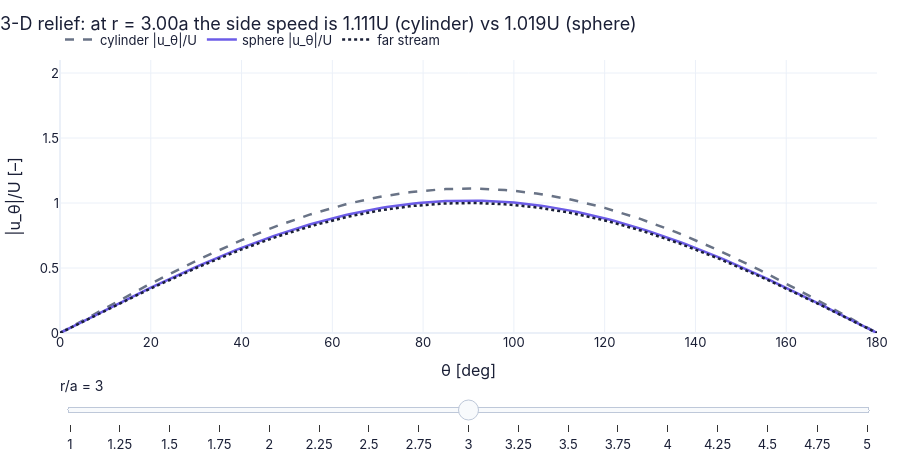

The cell this chart's notebook holds for it:
### Markdown cell above
**What you see.** Left, fore–aft symmetric streamlines round the sphere; right, the sphere's C_p dips only to −1.25 against the cylinder's −3; the inset shows two straight lines with slopes −2 (cylinder) and −3 (sphere).

**How to read it.** The sphere's disturbance is weaker and dies faster: surface speed 1.5U vs 2U, perturbation (a/r)³ vs (a/r)².

**What would change if…** …reading speed from the spacing of equal-Δψ Stokes streamlines: the flux between two of them is 2πΔψ spread over a ring of circumference 2πR, so near the axis they crowd without the flow being fast — read speed from spacing × R, not spacing alone.

### Code cell
thd = np.linspace(0, 180, 181)                           # angle from the downstream axis [deg]
tr = np.radians(thd)                                     # the same in radians
def rel_traces(ra):                                      # |u_θ|/U round a circle / sphere of radius r = ra·a (a = 1)
    return {"cylinder |u_θ|/U": (thd, (1 + 1/ra**2)*np.abs(np.sin(tr))),        # from (6.34)
            "sphere |u_θ|/U": (thd, (1 + 0.5/ra**3)*np.abs(np.sin(tr))),        # from (6.90)
            "far stream": (thd, np.abs(np.sin(tr)))}                            # the undisturbed stream's θ-part
ras = np.linspace(1, 5, 17)                              # r/a values
fig = slider_figure(rel_traces, "r/a", ras, xlabel="θ [deg]", ylabel="|u_θ|/U [–]",
                    title="3-D relief: the sphere's disturbance dies as (a/r)³", yrange=[0, 2.1])
recolor(fig, {"cylinder |u_θ|/U": COLORS["muted"], "sphere |u_θ|/U": COLORS["accent"], "far stream": COLORS["ink"]},
        dashes={"cylinder |u_θ|/U": "dash", "far stream": "dot"})
step_titles(fig, [f"3-D relief: at r = {v:.2f}a the side speed is {1 + 1/v**2:.3f}U (cylinder) vs {1 + 0.5/v**3:.3f}U (sphere)" for v in ras])
fig.show()                                               # draw it (works on the web page too)

### Figure 1 — Plotly figure (JSON) as saved in the notebook; plotly's stock layout.template omitted (floating-point values rounded to 4 significant figures; data arrays with more than 128 entries replaced by an {"elided": "..."} marker saying what was removed)
{"data": [{"hovertemplate": "cylinder |u_θ|/U: %{y:.4g}<extra>r/a = 1 </extra>", "line": {"color": "#697386", "dash": "dash", "width": 2.5}, "marker": {"color": "#697386"}, "mode": "lines", "name": "cylinder |u_θ|/U", "type": "scatter", "visible": false, "x": {"elided": "181 float values"}, "y": {"elided": "181 float values"}}, {"hovertemplate": "sphere |u_θ|/U: %{y:.4g}<extra>r/a = 1 </extra>", "line": {"color": "#6c5ce7", "width": 2.5}, "marker": {"color": "#6c5ce7"}, "mode": "lines", "name": "sphere |u_θ|/U", "type": "scatter", "visible": false, "x": {"elided": "181 float values"}, "y": {"elided": "181 float values"}}, {"hovertemplate": "far stream: %{y:.4g}<extra>r/a = 1 </extra>", "line": {"color": "#1a1f36", "dash": "dot", "width": 2.5}, "marker": {"color": "#1a1f36"}, "mode": "lines", "name": "far stream", "type": "scatter", "visible": false, "x": {"elided": "181 float values"}, "y": {"elided": "181 float values"}}, {"hovertemplate": "cylinder |u_θ|/U: %{y:.4g}<extra>r/a = 1.25 </extra>", "line": {"color": "#697386", "dash": "dash", "width": 2.5}, "marker": {"color": "#697386"}, "mode": "lines", "name": "cylinder |u_θ|/U", "type": "scatter", "visible": false, "x": {"elided": "181 float values"}, "y": {"elided": "181 float values"}}, {"hovertemplate": "sphere |u_θ|/U: %{y:.4g}<extra>r/a = 1.25 </extra>", "line": {"color": "#6c5ce7", "width": 2.5}, "marker": {"color": "#6c5ce7"}, "mode": "lines", "name": "sphere |u_θ|/U", "type": "scatter", "visible": false, "x": {"elided": "181 float values"}, "y": {"elided": "181 float values"}}, {"hovertemplate": "far stream: %{y:.4g}<extra>r/a = 1.25 </extra>", "line": {"color": "#1a1f36", "dash": "dot", "width": 2.5}, "marker": {"color": "#1a1f36"}, "mode": "lines", "name": "far stream", "type": "scatter", "visible": false, "x": {"elided": "181 float values"}, "y": {"elided": "181 float values"}}, {"hovertemplate": "cylinder |u_θ|/U: %{y:.4g}<extra>r/a = 1.5 </extra>", "line": {"color": "#697386", "dash": "dash", "width": 2.5}, "marker": {"color": "#697386"}, "mode": "lines", "name": "cylinder |u_θ|/U", "type": "scatter", "visible": false, "x": {"elided": "181 float values"}, "y": {"elided": "181 float values"}}, {"hovertemplate": "sphere |u_θ|/U: %{y:.4g}<extra>r/a = 1.5 </extra>", "line": {"color": "#6c5ce7", "width": 2.5}, "marker": {"color": "#6c5ce7"}, "mode": "lines", "name": "sphere |u_θ|/U", "type": "scatter", "visible": false, "x": {"elided": "181 float values"}, "y": {"elided": "181 float values"}}, {"hovertemplate": "far stream: %{y:.4g}<extra>r/a = 1.5 </extra>", "line": {"color": "#1a1f36", "dash": "dot", "width": 2.5}, "marker": {"color": "#1a1f36"}, "mode": "lines", "name": "far stream", "type": "scatter", "visible": false, "x": {"elided": "181 float values"}, "y": {"elided": "181 float values"}}, {"hovertemplate": "cylinder |u_θ|/U: %{y:.4g}<extra>r/a = 1.75 </extra>", "line": {"color": "#697386", "dash": "dash", "width": 2.5}, "marker": {"color": "#697386"}, "mode": "lines", "name": "cylinder |u_θ|/U", "type": "scatter", "visible": false, "x": {"elided": "181 float values"}, "y": {"elided": "181 float values"}}, {"hovertemplate": "sphere |u_θ|/U: %{y:.4g}<extra>r/a = 1.75 </extra>", "line": {"color": "#6c5ce7", "width": 2.5}, "marker": {"color": "#6c5ce7"}, "mode": "lines", "name": "sphere |u_θ|/U", "type": "scatter", "visible": false, "x": {"elided": "181 float values"}, "y": {"elided": "181 float values"}}, {"hovertemplate": "far stream: %{y:.4g}<extra>r/a = 1.75 </extra>", "line": {"color": "#1a1f36", "dash": "dot", "width": 2.5}, "marker": {"color": "#1a1f36"}, "mode": "lines", "name": "far stream", "type": "scatter", "visible": false, "x": {"elided": "181 float values"}, "y": {"elided": "181 float values"}}, {"hovertemplate": "cylinder |u_θ|/U: %{y:.4g}<extra>r/a = 2 </extra>", "line": {"color": "#697386", "dash": "dash", "width": 2.5}, "marker": {"color": "#697386"}, "mode": "lines", "name": "cylinder |u_θ|/U", "type": "scatter", "visible": false, "x": {"elided": "181 float values"}, "y": {"elided": "181 float values"}}, {"hovertemplate": "sphere |u_θ|/U: %{y:.4g}<extra>r/a = 2 </extra>", "line": {"color": "#6c5ce7", "width": 2.5}, "marker": {"color": "#6c5ce7"}, "mode": "lines", "name": "sphere |u_θ|/U", "type": "scatter", "visible": false, "x": {"elided": "181 float values"}, "y": {"elided": "181 float values"}}, {"hovertemplate": "far stream: %{y:.4g}<extra>r/a = 2 </extra>", "line": {"color": "#1a1f36", "dash": "dot", "width": 2.5}, "marker": {"color": "#1a1f36"}, "mode": "lines", "name": "far stream", "type": "scatter", "visible": false, "x": {"elided": "181 float values"}, "y": {"elided": "181 float values"}}, {"hovertemplate": "cylinder |u_θ|/U: %{y:.4g}<extra>r/a = 2.25 </extra>", "line": {"color": "#697386", "dash": "dash", "width": 2.5}, "marker": {"color": "#697386"}, "mode": "lines", "name": "cylinder |u_θ|/U", "type": "scatter", "visible": false, "x": {"elided": "181 float values"}, "y": {"elided": "181 float values"}}, {"hovertemplate": "sphere |u_θ|/U: %{y:.4g}<extra>r/a = 2.25 </extra>", "line": {"color": "#6c5ce7", "width": 2.5}, "marker": {"color": "#6c5ce7"}, "mode": "lines", "name": "sphere |u_θ|/U", "type": "scatter", "visible": false, "x": {"elided": "181 float values"}, "y": {"elided": "181 float values"}}, {"hovertemplate": "far stream: %{y:.4g}<extra>r/a = 2.25 </extra>", "line": {"color": "#1a1f36", "dash": "dot", "width": 2.5}, "marker": {"color": "#1a1f36"}, "mode": "lines", "name": "far stream", "type": "scatter", "visible": false, "x": {"elided": "181 float values"}, "y": {"elided": "181 float values"}}, {"hovertemplate": "cylinder |u_θ|/U: %{y:.4g}<extra>r/a = 2.5 </extra>", "line": {"color": "#697386", "dash": "dash", "width": 2.5}, "marker": {"color": "#697386"}, "mode": "lines", "name": "cylinder |u_θ|/U", "type": "scatter", "visible": false, "x": {"elided": "181 float values"}, "y": {"elided": "181 float values"}}, {"hovertemplate": "sphere |u_θ|/U: %{y:.4g}<extra>r/a = 2.5 </extra>", "line": {"color": "#6c5ce7", "width": 2.5}, "marker": {"color": "#6c5ce7"}, "mode": "lines", "name": "sphere |u_θ|/U", "type": "scatter", "visible": false, "x": {"elided": "181 float values"}, "y": {"elided": "181 float values"}}, {"hovertemplate": "far stream: %{y:.4g}<extra>r/a = 2.5 </extra>", "line": {"color": "#1a1f36", "dash": "dot", "width": 2.5}, "marker": {"color": "#1a1f36"}, "mode": "lines", "name": "far stream", "type": "scatter", "visible": false, "x": {"elided": "181 float values"}, "y": {"elided": "181 float values"}}, {"hovertemplate": "cylinder |u_θ|/U: %{y:.4g}<extra>r/a = 2.75 </extra>", "line": {"color": "#697386", "dash": "dash", "width": 2.5}, "marker": {"color": "#697386"}, "mode": "lines", "name": "cylinder |u_θ|/U", "type": "scatter", "visible": false, "x": {"elided": "181 float values"}, "y": {"elided": "181 float values"}}, {"hovertemplate": "sphere |u_θ|/U: %{y:.4g}<extra>r/a = 2.75 </extra>", "line": {"color": "#6c5ce7", "width": 2.5}, "marker": {"color": "#6c5ce7"}, "mode": "lines", "name": "sphere |u_θ|/U", "type": "scatter", "visible": false, "x": {"elided": "181 float values"}, "y": {"elided": "181 float values"}}, {"hovertemplate": "far stream: %{y:.4g}<extra>r/a = 2.75 </extra>", "line": {"color": "#1a1f36", "dash": "dot", "width": 2.5}, "marker": {"color": "#1a1f36"}, "mode": "lines", "name": "far stream", "type": "scatter", "visible": false, "x": {"elided": "181 float values"}, "y": {"elided": "181 float values"}}, {"hovertemplate": "cylinder |u_θ|/U: %{y:.4g}<extra>r/a = 3 </extra>", "line": {"color": "#697386", "dash": "dash", "width": 2.5}, "marker": {"color": "#697386"}, "mode": "lines", "name": "cylinder |u_θ|/U", "type": "scatter", "visible": true, "x": {"elided": "181 float values"}, "y": {"elided": "181 float values"}}, {"hovertemplate": "sphere |u_θ|/U: %{y:.4g}<extra>r/a = 3 </extra>", "line": {"color": "#6c5ce7", "width": 2.5}, "marker": {"color": "#6c5ce7"}, "mode": "lines", "name": "sphere |u_θ|/U", "type": "scatter", "visible": true, "x": {"elided": "181 float values"}, "y": {"elided": "181 float values"}}, {"hovertemplate": "far stream: %{y:.4g}<extra>r/a = 3 </extra>", "line": {"color": "#1a1f36", "dash": "dot", "width": 2.5}, "marker": {"color": "#1a1f36"}, "mode": "lines", "name": "far stream", "type": "scatter", "visible": true, "x": {"elided": "181 float values"}, "y": {"elided": "181 float values"}}, {"hovertemplate": "cylinder |u_θ|/U: %{y:.4g}<extra>r/a = 3.25 </extra>", "line": {"color": "#697386", "dash": "dash", "width": 2.5}, "marker": {"color": "#697386"}, "mode": "lines", "name": "cylinder |u_θ|/U", "type": "scatter", "visible": false, "x": {"elided": "181 float values"}, "y": {"elided": "181 float values"}}, {"hovertemplate": "sphere |u_θ|/U: %{y:.4g}<extra>r/a = 3.25 </extra>", "line": {"color": "#6c5ce7", "width": 2.5}, "marker": {"color": "#6c5ce7"}, "mode": "lines", "name": "sphere |u_θ|/U", "type": "scatter", "visible": false, "x": {"elided": "181 float values"}, "y": {"elided": "181 float values"}}, {"hovertemplate": "far stream: %{y:.4g}<extra>r/a = 3.25 </extra>", "line": {"color": "#1a1f36", "dash": "dot", "width": 2.5}, "marker": {"color": "#1a1f36"}, "mode": "lines", "name": "far stream", "type": "scatter", "visible": false, "x": {"elided": "181 float values"}, "y": {"elided": "181 float values"}}, {"hovertemplate": "cylinder |u_θ|/U: %{y:.4g}<extra>r/a = 3.5 </extra>", "line": {"color": "#697386", "dash": "dash", "width": 2.5}, "marker": {"color": "#697386"}, "mode": "lines", "name": "cylinder |u_θ|/U", "type": "scatter", "visible": false, "x": {"elided": "181 float values"}, "y": {"elided": "181 float values"}}, {"hovertemplate": "sphere |u_θ|/U: %{y:.4g}<extra>r/a = 3.5 </extra>", "line": {"color": "#6c5ce7", "width": 2.5}, "marker": {"color": "#6c5ce7"}, "mode": "lines", "name": "sphere |u_θ|/U", "type": "scatter", "visible": false, "x": {"elided": "181 float values"}, "y": {"elided": "181 float values"}}, {"hovertemplate": "far stream: %{y:.4g}<extra>r/a = 3.5 </extra>", "line": {"color": "#1a1f36", "dash": "dot", "width": 2.5}, "marker": {"color": "#1a1f36"}, "mode": "lines", "name": "far stream", "type": "scatter", "visible": false, "x": {"elided": "181 float values"}, "y": {"elided": "181 float values"}}, {"hovertemplate": "cylinder |u_θ|/U: %{y:.4g}<extra>r/a = 3.75 </extra>", "line": {"color": "#697386", "dash": "dash", "width": 2.5}, "marker": {"color": "#697386"}, "mode": "lines", "name": "cylinder |u_θ|/U", "type": "scatter", "visible": false, "x": {"elided": "181 float values"}, "y": {"elided": "181 float values"}}, {"hovertemplate": "sphere |u_θ|/U: %{y:.4g}<extra>r/a = 3.75 </extra>", "line": {"color": "#6c5ce7", "width": 2.5}, "marker": {"color": "#6c5ce7"}, "mode": "lines", "name": "sphere |u_θ|/U", "type": "scatter", "visible": false, "x": {"elided": "181 float values"}, "y": {"elided": "181 float values"}}, {"hovertemplate": "far stream: %{y:.4g}<extra>r/a = 3.75 </extra>", "line": {"color": "#1a1f36", "dash": "dot", "width": 2.5}, "marker": {"color": "#1a1f36"}, "mode": "lines", "name": "far stream", "type": "scatter", "visible": false, "x": {"elided": "181 float values"}, "y": {"elided": "181 float values"}}, {"hovertemplate": "cylinder |u_θ|/U: %{y:.4g}<extra>r/a = 4 </extra>", "line": {"color": "#697386", "dash": "dash", "width": 2.5}, "marker": {"color": "#697386"}, "mode": "lines", "name": "cylinder |u_θ|/U", "type": "scatter", "visible": false, "x": {"elided": "181 float values"}, "y": {"elided": "181 float values"}}, {"hovertemplate": "sphere |u_θ|/U: %{y:.4g}<extra>r/a = 4 </extra>", "line": {"color": "#6c5ce7", "width": 2.5}, "marker": {"color": "#6c5ce7"}, "mode": "lines", "name": "sphere |u_θ|/U", "type": "scatter", "visible": false, "x": {"elided": "181 float values"}, "y": {"elided": "181 float values"}}, {"hovertemplate": "far stream: %{y:.4g}<extra>r/a = 4 </extra>", "line": {"color": "#1a1f36", "dash": "dot", "width": 2.5}, "marker": {"color": "#1a1f36"}, "mode": "lines", "name": "far stream", "type": "scatter", "visible": false, "x": {"elided": "181 float values"}, "y": {"elided": "181 float values"}}, {"hovertemplate": "cylinder |u_θ|/U: %{y:.4g}<extra>r/a = 4.25 </extra>", "line": {"color": "#697386", "dash": "dash", "width": 2.5}, "marker": {"color": "#697386"}, "mode": "lines", "name": "cylinder |u_θ|/U", "type": "scatter", "visible": false, "x": {"elided": "181 float values"}, "y": {"elided": "181 float values"}}, {"hovertemplate": "sphere |u_θ|/U: %{y:.4g}<extra>r/a = 4.25 </extra>", "line": {"color": "#6c5ce7", "width": 2.5}, "marker": {"color": "#6c5ce7"}, "mode": "lines", "name": "sphere |u_θ|/U", "type": "scatter", "visible": false, "x": {"elided": "181 float values"}, "y": {"elided": "181 float values"}}, {"hovertemplate": "far stream: %{y:.4g}<extra>r/a = 4.25 </extra>", "line": {"color": "#1a1f36", "dash": "dot", "width": 2.5}, "marker": {"color": "#1a1f36"}, "mode": "lines", "name": "far stream", "type": "scatter", "visible": false, "x": {"elided": "181 float values"}, "y": {"elided": "181 float values"}}, {"hovertemplate": "cylinder |u_θ|/U: %{y:.4g}<extra>r/a = 4.5 </extra>", "line": {"color": "#697386", "dash": "dash", "width": 2.5}, "marker": {"color": "#697386"}, "mode": "lines", "name": "cylinder |u_θ|/U", "type": "scatter", "visible": false, "x": {"elided": "181 float values"}, "y": {"elided": "181 float values"}}, {"hovertemplate": "sphere |u_θ|/U: %{y:.4g}<extra>r/a = 4.5 </extra>", "line": {"color": "#6c5ce7", "width": 2.5}, "marker": {"color": "#6c5ce7"}, "mode": "lines", "name": "sphere |u_θ|/U", "type": "scatter", "visible": false, "x": {"elided": "181 float values"}, "y": {"elided": "181 float values"}}, {"hovertemplate": "far stream: %{y:.4g}<extra>r/a = 4.5 </extra>", "line": {"color": "#1a1f36", "dash": "dot", "width": 2.5}, "marker": {"color": "#1a1f36"}, "mode": "lines", "name": "far stream", "type": "scatter", "visible": false, "x": {"elided": "181 float values"}, "y": {"elided": "181 float values"}}, {"hovertemplate": "cylinder |u_θ|/U: %{y:.4g}<extra>r/a = 4.75 </extra>", "line": {"color": "#697386", "dash": "dash", "width": 2.5}, "marker": {"color": "#697386"}, "mode": "lines", "name": "cylinder |u_θ|/U", "type": "scatter", "visible": false, "x": {"elided": "181 float values"}, "y": {"elided": "181 float values"}}, {"hovertemplate": "sphere |u_θ|/U: %{y:.4g}<extra>r/a = 4.75 </extra>", "line": {"color": "#6c5ce7", "width": 2.5}, "marker": {"color": "#6c5ce7"}, "mode": "lines", "name": "sphere |u_θ|/U", "type": "scatter", "visible": false, "x": {"elided": "181 float values"}, "y": {"elided": "181 float values"}}, {"hovertemplate": "far stream: %{y:.4g}<extra>r/a = 4.75 </extra>", "line": {"color": "#1a1f36", "dash": "dot", "width": 2.5}, "marker": {"color": "#1a1f36"}, "mode": "lines", "name": "far stream", "type": "scatter", "visible": false, "x": {"elided": "181 float values"}, "y": {"elided": "181 float values"}}, {"hovertemplate": "cylinder |u_θ|/U: %{y:.4g}<extra>r/a = 5 </extra>", "line": {"color": "#697386", "dash": "dash", "width": 2.5}, "marker": {"color": "#697386"}, "mode": "lines", "name": "cylinder |u_θ|/U", "type": "scatter", "visible": false, "x": {"elided": "181 float values"}, "y": {"elided": "181 float values"}}, {"hovertemplate": "sphere |u_θ|/U: %{y:.4g}<extra>r/a = 5 </extra>", "line": {"color": "#6c5ce7", "width": 2.5}, "marker": {"color": "#6c5ce7"}, "mode": "lines", "name": "sphere |u_θ|/U", "type": "scatter", "visible": false, "x": {"elided": "181 float values"}, "y": {"elided": "181 float values"}}, {"hovertemplate": "far stream: %{y:.4g}<extra>r/a = 5 </extra>", "line": {"color": "#1a1f36", "dash": "dot", "width": 2.5}, "marker": {"color": "#1a1f36"}, "mode": "lines", "name": "far stream", "type": "scatter", "visible": false, "x": {"elided": "181 float values"}, "y": {"elided": "181 float values"}}], "layout": {"colorway": ["#6c5ce7", "#0fa39c", "#f97316", "#2563eb", "#e11d6a", "#d97706"], "font": {"color": "#1a1f36", "family": "Inter, -apple-system, Segoe UI, Roboto, sans-serif", "size": 13}, "height": 460, "hovermode": "x unified", "legend": {"orientation": "h", "x": 0, "xanchor": "left", "y": 1.02, "yanchor": "bottom"}, "margin": {"b": 90, "l": 60, "r": 20, "t": 60}, "sliders": [{"active": 8, "currentvalue": {"font": {"size": 14}, "prefix": "r/a = ", "suffix": " "}, "pad": {"t": 40}, "steps": [{"args": [{"visible": [true, true, true, false, false, false, false, false, false, false, false, false, false, false, false, false, false, false, false, false, false, false, false, false, false, false, false, false, false, false, false, false, false, false, false, false, false, false, false, false, false, false, false, false, false, false, false, false, false, false, false]}, {"title.text": "3-D relief: at r = 1.00a the side speed is 2.000U (cylinder) vs 1.500U (sphere)"}], "label": "1", "method": "update"}, {"args": [{"visible": [false, false, false, true, true, true, false, false, false, false, false, false, false, false, false, false, false, false, false, false, false, false, false, false, false, false, false, false, false, false, false, false, false, false, false, false, false, false, false, false, false, false, false, false, false, false, false, false, false, false, false]}, {"title.text": "3-D relief: at r = 1.25a the side speed is 1.640U (cylinder) vs 1.256U (sphere)"}], "label": "1.25", "method": "update"}, {"args": [{"visible": [false, false, false, false, false, false, true, true, true, false, false, false, false, false, false, false, false, false, false, false, false, false, false, false, false, false, false, false, false, false, false, false, false, false, false, false, false, false, false, false, false, false, false, false, false, false, false, false, false, false, false]}, {"title.text": "3-D relief: at r = 1.50a the side speed is 1.444U (cylinder) vs 1.148U (sphere)"}], "label": "1.5", "method": "update"}, {"args": [{"visible": [false, false, false, false, false, false, false, false, false, true, true, true, false, false, false, false, false, false, false, false, false, false, false, false, false, false, false, false, false, false, false, false, false, false, false, false, false, false, false, false, false, false, false, false, false, false, false, false, false, false, false]}, {"title.text": "3-D relief: at r = 1.75a the side speed is 1.327U (cylinder) vs 1.093U (sphere)"}], "label": "1.75", "method": "update"}, {"args": [{"visible": [false, false, false, false, false, false, false, false, false, false, false, false, true, true, true, false, false, false, false, false, false, false, false, false, false, false, false, false, false, false, false, false, false, false, false, false, false, false, false, false, false, false, false, false, false, false, false, false, false, false, false]}, {"title.text": "3-D relief: at r = 2.00a the side speed is 1.250U (cylinder) vs 1.062U (sphere)"}], "label": "2", "method": "update"}, {"args": [{"visible": [false, false, false, false, false, false, false, false, false, false, false, false, false, false, false, true, true, true, false, false, false, false, false, false, false, false, false, false, false, false, false, false, false, false, false, false, false, false, false, false, false, false, false, false, false, false, false, false, false, false, false]}, {"title.text": "3-D relief: at r = 2.25a the side speed is 1.198U (cylinder) vs 1.044U (sphere)"}], "label": "2.25", "method": "update"}, {"args": [{"visible": [false, false, false, false, false, false, false, false, false, false, false, false, false, false, false, false, false, false, true, true, true, false, false, false, false, false, false, false, false, false, false, false, false, false, false, false, false, false, false, false, false, false, false, false, false, false, false, false, false, false, false]}, {"title.text": "3-D relief: at r = 2.50a the side speed is 1.160U (cylinder) vs 1.032U (sphere)"}], "label": "2.5", "method": "update"}, {"args": [{"visible": [false, false, false, false, false, false, false, false, false, false, false, false, false, false, false, false, false, false, false, false, false, true, true, true, false, false, false, false, false, false, false, false, false, false, false, false, false, false, false, false, false, false, false, false, false, false, false, false, false, false, false]}, {"title.text": "3-D relief: at r = 2.75a the side speed is 1.132U (cylinder) vs 1.024U (sphere)"}], "label": "2.75", "method": "update"}, {"args": [{"visible": [false, false, false, false, false, false, false, false, false, false, false, false, false, false, false, false, false, false, false, false, false, false, false, false, true, true, true, false, false, false, false, false, false, false, false, false, false, false, false, false, false, false, false, false, false, false, false, false, false, false, false]}, {"title.text": "3-D relief: at r = 3.00a the side speed is 1.111U (cylinder) vs 1.019U (sphere)"}], "label": "3", "method": "update"}, {"args": [{"visible": [false, false, false, false, false, false, false, false, false, false, false, false, false, false, false, false, false, false, false, false, false, false, false, false, false, false, false, true, true, true, false, false, false, false, false, false, false, false, false, false, false, false, false, false, false, false, false, false, false, false, false]}, {"title.text": "3-D relief: at r = 3.25a the side speed is 1.095U (cylinder) vs 1.015U (sphere)"}], "label": "3.25", "method": "update"}, {"args": [{"visible": [false, false, false, false, false, false, false, false, false, false, false, false, false, false, false, false, false, false, false, false, false, false, false, false, false, false, false, false, false, false, true, true, true, false, false, false, false, false, false, false, false, false, false, false, false, false, false, false, false, false, false]}, {"title.text": "3-D relief: at r = 3.50a the side speed is 1.082U (cylinder) vs 1.012U (sphere)"}], "label": "3.5", "method": "update"}, {"args": [{"visible": [false, false, false, false, false, false, false, false, false, false, false, false, false, false, false, false, false, false, false, false, false, false, false, false, false, false, false, false, false, false, false, false, false, true, true, true, false, false, false, false, false, false, false, false, false, false, false, false, false, false, false]}, {"title.text": "3-D relief: at r = 3.75a the side speed is 1.071U (cylinder) vs 1.009U (sphere)"}], "label": "3.75", "method": "update"}, {"args": [{"visible": [false, false, false, false, false, false, false, false, false, false, false, false, false, false, false, false, false, false, false, false, false, false, false, false, false, false, false, false, false, false, false, false, false, false, false, false, true, true, true, false, false, false, false, false, false, false, false, false, false, false, false]}, {"title.text": "3-D relief: at r = 4.00a the side speed is 1.062U (cylinder) vs 1.008U (sphere)"}], "label": "4", "method": "update"}, {"args": [{"visible": [false, false, false, false, false, false, false, false, false, false, false, false, false, false, false, false, false, false, false, false, false, false, false, false, false, false, false, false, false, false, false, false, false, false, false, false, false, false, false, true, true, true, false, false, false, false, false, false, false, false, false]}, {"title.text": "3-D relief: at r = 4.25a the side speed is 1.055U (cylinder) vs 1.007U (sphere)"}], "label": "4.25", "method": "update"}, {"args": [{"visible": [false, false, false, false, false, false, false, false, false, false, false, false, false, false, false, false, false, false, false, false, false, false, false, false, false, false, false, false, false, false, false, false, false, false, false, false, false, false, false, false, false, false, true, true, true, false, false, false, false, false, false]}, {"title.text": "3-D relief: at r = 4.50a the side speed is 1.049U (cylinder) vs 1.005U (sphere)"}], "label": "4.5", "method": "update"}, {"args": [{"visible": [false, false, false, false, false, false, false, false, false, false, false, false, false, false, false, false, false, false, false, false, false, false, false, false, false, false, false, false, false, false, false, false, false, false, false, false, false, false, false, false, false, false, false, false, false, true, true, true, false, false, false]}, {"title.text": "3-D relief: at r = 4.75a the side speed is 1.044U (cylinder) vs 1.005U (sphere)"}], "label": "4.75", "method": "update"}, {"args": [{"visible": [false, false, false, false, false, false, false, false, false, false, false, false, false, false, false, false, false, false, false, false, false, false, false, false, false, false, false, false, false, false, false, false, false, false, false, false, false, false, false, false, false, false, false, false, false, false, false, false, true, true, true]}, {"title.text": "3-D relief: at r = 5.00a the side speed is 1.040U (cylinder) vs 1.004U (sphere)"}], "label": "5", "method": "update"}]}], "title": {"text": "3-D relief: at r = 3.00a the side speed is 1.111U (cylinder) vs 1.019U (sphere)", "x": 0}, "xaxis": {"range": [0.0, 180.0], "title": {"text": "θ [deg]"}}, "yaxis": {"range": [0, 2.1], "title": {"text": "|u_θ|/U [–]"}}}}
